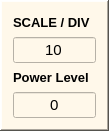
  <widget class="QFrame" name="frame_6">
   <property name="geometry">
    <rect>
     <x>1162</x>
     <y>272</y>
     <width>109</width>
     <height>131</height>
    </rect>
   </property>
   <property name="styleSheet">
    <string notr="true">background-color: rgb(255, 248, 234);</string>
   </property>
   <property name="frameShape">
    <enum>QFrame::WinPanel</enum>
   </property>
   <property name="frameShadow">
    <enum>QFrame::Raised</enum>
   </property>
   <layout class="QGridLayout" name="gridLayout_12">
    <item row="0" column="0">
     <layout class="QGridLayout" name="gridLayout_11">
      <item row="0" column="0">
       <widget class="QLabel" name="label_30">
        <property name="font">
         <font>
          <family>Arial</family>
          <pointsize>10</pointsize>
          <weight>75</weight>
          <bold>true</bold>
         </font>
        </property>
        <property name="text">
         <string>SCALE / DIV</string>
        </property>
       </widget>
      </item>
      <item row="1" column="0">
       <widget class="QLineEdit" name="lineEdit_Scale">
        <property name="font">
         <font>
          <family>Arial</family>
          <pointsize>11</pointsize>
         </font>
        </property>
        <property name="text">
         <string>10</string>
        </property>
        <property name="alignment">
         <set>Qt::AlignCenter</set>
        </property>
       </widget>
      </item>
      <item row="2" column="0">
       <widget class="QLabel" name="label_31">
        <property name="font">
         <font>
          <family>Arial</family>
          <pointsize>10</pointsize>
          <weight>75</weight>
          <bold>true</bold>
         </font>
        </property>
        <property name="text">
         <string>Power Level</string>
        </property>
       </widget>
      </item>
      <item row="3" column="0">
       <widget class="QLineEdit" name="lineEdit_Power_level">
        <property name="font">
         <font>
          <family>Arial</family>
          <pointsize>11</pointsize>
         </font>
        </property>
        <property name="text">
         <string>0</string>
        </property>
        <property name="alignment">
         <set>Qt::AlignCenter</set>
        </property>
       </widget>
      </item>
     </layout>
    </item>
   </layout>
  </widget>
